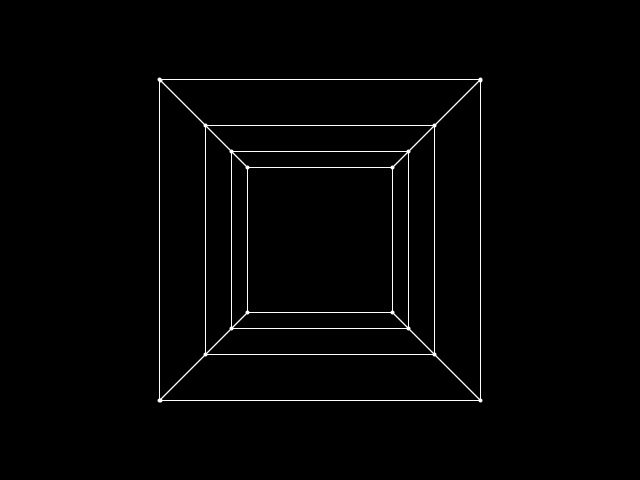
Frame 1 (no input)
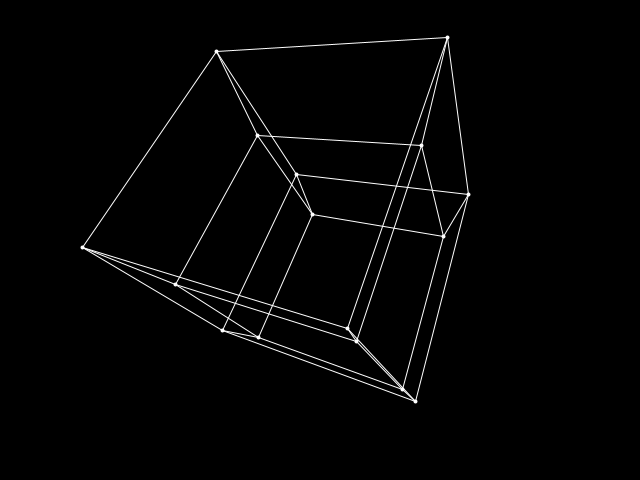
Frame 60 (the mouse pressed at the canvas centre just before this capture)
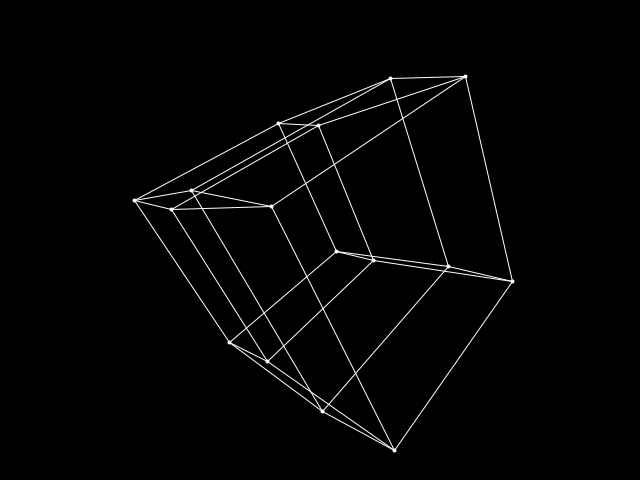
Frame 120 (the mouse held since frame 60 and released just before this capture)

The Processing sketch that drew these frames (run headless with seeded random() and noise(); from frame 60 on, the mouse is pressed at the canvas centre):

// Processing sketch: Tesseract
// ── Tesseract.pde
float angle = 0.0;

void setup() {
  size(640, 480);
}

void draw() {
  translate(width / 2, height / 2);
  background(0);
  
  stroke(255);
  strokeWeight(4);
  
  int numOfPoints = 16;
  
  Matrix[] points = new Matrix[numOfPoints];
  
  int index = 0;
  for (float x = -0.5; x <= 0.5; x += 1) {
    for (float y = -0.5; y <= 0.5; y += 1) {
      for (float z = -0.5; z <= 0.5; z += 1) {
        for (float w = -0.5; w <= 0.5; w += 1) {
          points[index] = new Matrix(new float[][]{{x}, {y}, {z}, {w}});
          index++;
        }
      }
    }
  }
  
  Matrix rotationZW = new Matrix(new float[][] {{cos(angle), -sin(angle), 0, 0}, 
                                                {sin(angle),  cos(angle), 0, 0}, 
                                                {0         ,           0, 1, 0}, 
                                                {0         ,           0, 0, 1}});
  
  Matrix rotationXY = new Matrix(new float[][] {{1         ,           0, 0, 0}, 
                                                {0         ,           1, 0, 0},
                                                {0, 0, cos(angle), -sin(angle)}, 
                                                {0, 0, sin(angle),  cos(angle)}});
  
  Matrix rotationXZ = new Matrix(new float[][] {{1, 0         , 0, 0},
                                                {0, cos(angle), 0, -sin(angle)}, 
                                                {0, 0         , 1, 0}, 
                                                {0, sin(angle), 0, cos(angle)}});
  
  Matrix rotationYZ = new Matrix(new float[][] {{cos(angle), 0, 0, -sin(angle)},
                                                {0, 1         , 0, 0}, 
                                                {0, 0         , 1, 0}, 
                                                {sin(angle), 0, 0, cos(angle)}});
              
  Matrix rotationYW = new Matrix(new float[][] {{cos(angle), 0, -sin(angle), 0}, 
                                                {0         , 1, 0          , 0}, 
                                                {sin(angle), 0,  cos(angle), 0}, 
                                                {0         , 0,           0, 1}});
              
  Matrix rotationXW = new Matrix(new float[][] {{1, 0         , 0          , 0}, 
                                                {0, cos(angle), -sin(angle), 0}, 
                                                {0, sin(angle),  cos(angle), 0}, 
                                                {0,0          ,0           , 1}});
  
  
  float dist = 1;
  
  Matrix[] ps4D = new Matrix[numOfPoints];
  Matrix[] ps3D = new Matrix[numOfPoints];
  Vector2D[] ps2D = new Vector2D[numOfPoints];
  
  for (int i = 0; i < points.length; i++) {
    ps4D[i] = Matrix.matmul(rotationXY, points[i]);
    ps4D[i] = Matrix.matmul(rotationXZ, ps4D[i]);
    ps4D[i] = Matrix.matmul(rotationYZ, ps4D[i]);
    ps4D[i] = Matrix.matmul(rotationYW, ps4D[i]);
    ps4D[i] = Matrix.matmul(rotationZW, ps4D[i]);
    ps4D[i] = Matrix.matmul(rotationXW, ps4D[i]);
    
    float w = dist / (dist * 2 - ps4D[i].data[3][0]);                                           
    Matrix projection3D = new Matrix(new float[][] {{w, 0, 0, 0},
                                                    {0, w, 0, 0},
                                                    {0, 0, w, 0}});
    ps3D[i] = Matrix.matmul(projection3D, ps4D[i]);
    
    float z = dist / (dist * 2 - ps3D[i].data[2][0]);                                           
    Matrix projection2D = new Matrix(new float[][] {{z, 0, 0},
                                                  {0, z, 0}});
                                                  
    ps2D[i] = new Vector2D(Matrix.matmul(projection2D, ps3D[i]));
    ps2D[i].mult(800);
    point(ps2D[i].x, ps2D[i].y);
  }
  
  strokeWeight(1);
  
  for (int i = 0; i < numOfPoints; i++) {
    if (i % 4 == 0) {
      connect(ps2D, i, i + 1);
      connect(ps2D, i, i + 2);
      connect(ps2D, i + 1, i + 3);
      connect(ps2D, i + 2, i + 3);
    }
    
    if (i + 4 < numOfPoints && (i < 4 || i >= 8)) {
      connect(ps2D, i, i + 4);
    }
    if (i + 8 < numOfPoints) {
      connect(ps2D, i, i + 8);
    }
  }
  
  
  
  angle += 0.005;
}

float[] conv2Dto1D(float[][] data2D) {
  float[] data1D = new float[data2D[0].length];
  for (int i = 0; i < data2D[0].length; i++) {
    data1D[i] = data2D[0][i];
  }
  return data1D;
}

void connect(Vector2D[] ps2D, int i, int j) {
  Vector2D p1 = ps2D[i];
  Vector2D p2 = ps2D[j];
  line(p1.x, p1.y, p2.x, p2.y);
}

//void connect2D(Vector2D[] ps2D) {
//  stroke(255);
//  strokeWeight(1);
//  for (int i = 0; i < ps2D.length; i++) {
//    Vector2D p1 = ps2D[i];
//    for (int j = i; j < ps2D.length; j++) {
//      Vector2D p2 = ps2D[j];
//      if (Vector2D.distance(p1, p2) <= 100) {
//        line(p1.x, p1.y, p2.x, p2.y);
//      }
//    }
//  }
//}

// ── Matrix.pde
static class Matrix {
  float data[][];
  int cols;
  int rows;
  
  public Matrix(int rows, int cols) {
    this.rows = rows;
    this.cols = cols;
    data = new float[rows][cols];
  }
  
  public Matrix (float data[][]) {
    this.rows = data.length;
    this.cols = data[0].length;
    this.data = new float[rows][cols]; 
    for (int i = 0; i < this.rows; i++) {
      for (int j = 0; j < this.cols; j++) {
        this.data[i][j] = data[i][j];
      }
    }
  }
  
  public static Matrix matmul(Matrix a, Matrix b) {
    if (a.cols != b.rows) {
      println("Matmul Error!");
      return null;
    }
    Matrix res = new Matrix(a.rows, b.cols);
    
    for (int i = 0; i < a.rows; i++) {
      for (int j = 0; j < b.cols; j++) {
        float sum = 0.0;
        for (int k = 0; k < a.cols; k++) {
          sum += a.data[i][k] * b.data[k][j];
        }
        res.data[i][j] = sum;
      }
    }
    
    return res;
  }
  
  public float[][] toArray() {
    float[][] data = new float[this.rows][this.cols];
    for (int i = 0; i < this.rows; i++) {
      for (int j = 0; j < this.cols; j++) {
        data[i][j] = this.data[i][j];
      }
    }
    return data;
  }
  
  public String toString() {
    String res = "";
    for (int i = 0; i < this.rows; i++) {
      for (int j = 0; j < this.cols; j++) {
        res += this.data[i][j] + ", ";
      }
      res += "\n";
    }
    
    return res;
  }
}

// ── Vector2D.pde
class Vector2D {
  float x;
  float y;
  
  Vector2D(float x, float y) {
    this.x = x;
    this.y = y;
  }
  
  Vector2D(Matrix m) {
    this.x = m.data[0][0];
    this.y = m.data[1][0];
  }
  
  Vector2D() {
    this.x = 0;
    this.y = 0;
  }
  
  public void mult(float n) {
    x *= n;
    y *= n;
  }
}

// ── Vector3D.pde
class Vector3D {
  float x;
  float y;
  float z;
  
  Vector3D(float x, float y, float z) {
    this.x = x;
    this.y = y;
    this.z = z;
  }
  
  Vector3D(Matrix m) {
    this.x = m.data[0][0];
    this.y = m.data[1][0];
    this.z = m.data[2][0];
  }
  
  Vector3D() {
    this.x = 0;
    this.y = 0;
    this.z = 0;
  }
  
  public void mult(float n) {
    x *= n;
    y *= n;
    z *= n;
  }
}

// ── Vector4D.pde
class Vector4D {
  float x;
  float y;
  float z;
  float w;
  
  Vector4D(float x, float y, float z, float w) {
    this.x = x;
    this.y = y;
    this.z = z;
    this.w = w;
  }
  
  Vector4D(Matrix m) {
    this.x = m.data[0][0];
    this.y = m.data[1][0];
    this.z = m.data[2][0];
    this.w = m.data[3][0];
  }
  
  Vector4D() {
    this.x = 0;
    this.y = 0;
    this.z = 0;
    this.w = 0;
  }
  
  public void mult(float n) {
    x *= n;
    y *= n;
    z *= n;
    w *= n;
  }
}
